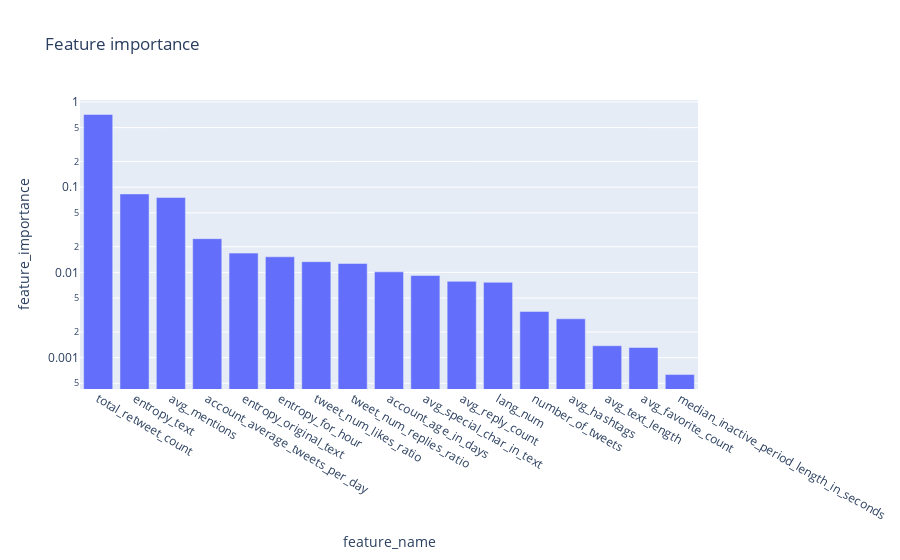

Write notebook code for a chart like this one.
### Code cell
useless_features = plot_feature_importance(df, label, max_tree_depth=5)

### Figure 1 — Plotly figure (JSON) as saved in the notebook; plotly's stock layout.template omitted (floating-point values rounded to 4 significant figures)
{"data": [{"alignmentgroup": "True", "hovertemplate": "feature_name=%{x}<br>feature_importance=%{y}<extra></extra>", "legendgroup": "", "marker": {"color": "#636efa", "pattern": {"shape": ""}}, "name": "", "offsetgroup": "", "orientation": "v", "showlegend": false, "textposition": "auto", "type": "bar", "x": ["total_retweet_count", "entropy_text", "avg_mentions", "account_average_tweets_per_day", "entropy_original_text", "entropy_for_hour", "tweet_num_likes_ratio", "tweet_num_replies_ratio", "account_age_in_days", "avg_special_char_in_text", "avg_reply_count", "lang_num", "number_of_tweets", "avg_hashtags", "avg_text_length", "avg_favorite_count", "median_inactive_period_length_in_seconds"], "xaxis": "x", "y": [0.7135, 0.08335, 0.07555, 0.02488, 0.01684, 0.01524, 0.01336, 0.01272, 0.01015, 0.009205, 0.007851, 0.00765, 0.003485, 0.002854, 0.001379, 0.001314, 0.0006329], "yaxis": "y"}], "layout": {"barmode": "relative", "legend": {"tracegroupgap": 0}, "title": {"text": "Feature importance"}, "xaxis": {"anchor": "y", "domain": [0, 1], "title": {"text": "feature_name"}}, "yaxis": {"anchor": "x", "domain": [0, 1], "title": {"text": "feature_importance"}, "type": "log"}}}
